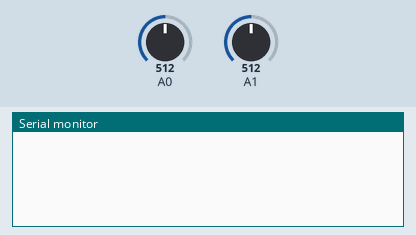
Recording of a sketch running on a simulated Arduino Uno, built with avr-gcc and run on an emulated ATmega328P. Shown: the last lines printed to the serial monitor. The test bench sets the inputs (shaded band); at power-on: A0 = 512, A1 = 512.

Above: at 1.2 s.
1.3 s: A0 set to 693
2.8 s: A0 set to 712
At 3.9 s:
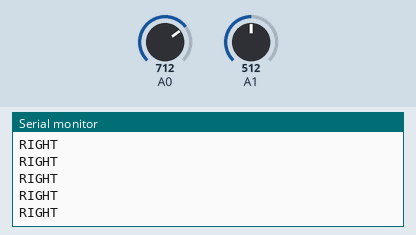
4.7 s: A1 set to 684
6.2 s: A1 set to 707
At 7.3 s:
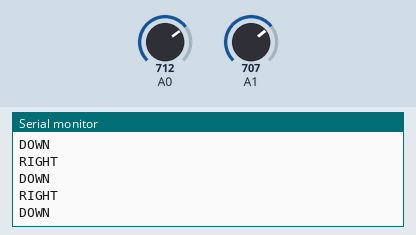

The sketch:

joystick_firmware.ino
```cpp
void setup() {
  Serial.begin(115200); // one of the fastest baud rate(to minimize the lag)
}

void loop() {
  int xVal = analogRead(A0); // Reads 0 to 1023
  int yVal = analogRead(A1);


  if (xVal < 300) Serial.println("LEFT");
  else if (xVal > 700) Serial.println("RIGHT");

  if (yVal < 300) Serial.println("UP");
  else if (yVal > 700) Serial.println("DOWN");


  delay(10); // this decide lag
}
```

Measured:
- the behaviour switches between 700 and 701 on A0 (found by bisection; images 0 and 1)
- the behaviour switches between 700 and 701 on A1 (found by bisection; images 1 and 2)
- after the input at 2.8 s, the serial monitor: prints a new line at once (image 1)
- after the input at 6.2 s, the serial monitor: prints a new line at once (image 2)
